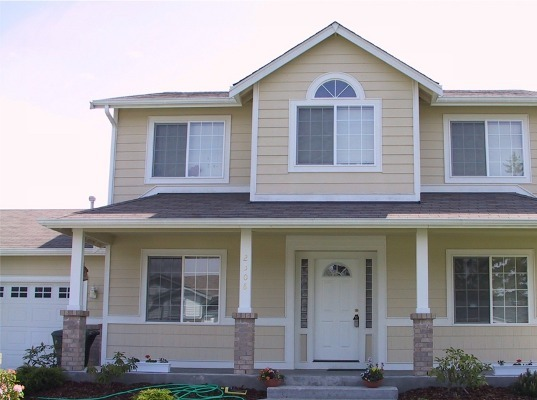
#> input picture ArtsourceGlobal/image.jpg, 537 x 400 px
$ python -i Image_tools.py   (imports and definitions only)
#> lines starting #> are read from the running program, lines starting #| are printed output that depends on the picture
#> further down, picture is the input picture: PIL image 537x400 RGB; mean R, G, B 155.8, 154.6, 160
from PIL import Image


# In future do some math to have the default crop region be centred.
def crop(img):
    width, height = img.size
#> width = 537; height = 400
    aspect_ratio = height/width
#> aspect_ratio = 0.745
    if(width>height):
        img = img.resize([int(400/aspect_ratio), 400])
    else:
        img = img.resize([600, int(600*aspect_ratio)])
    return img.crop((0, 0, 600, 400))
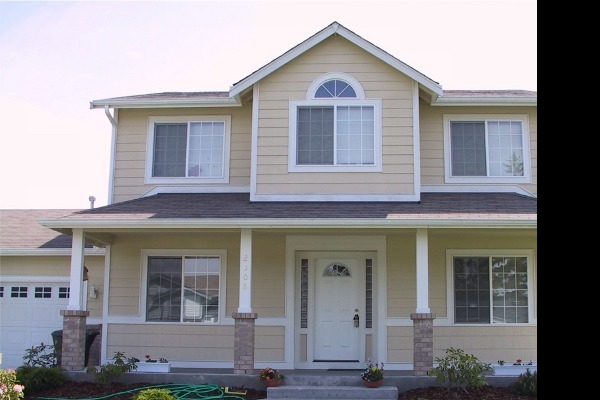
#> returned value: PIL image 600x400 RGB; mean R, G, B 139.5, 138.3, 143.2

>>> from PIL import Image
>>> picture = Image.open('../image.jpg')
>>> result = crop(picture)
